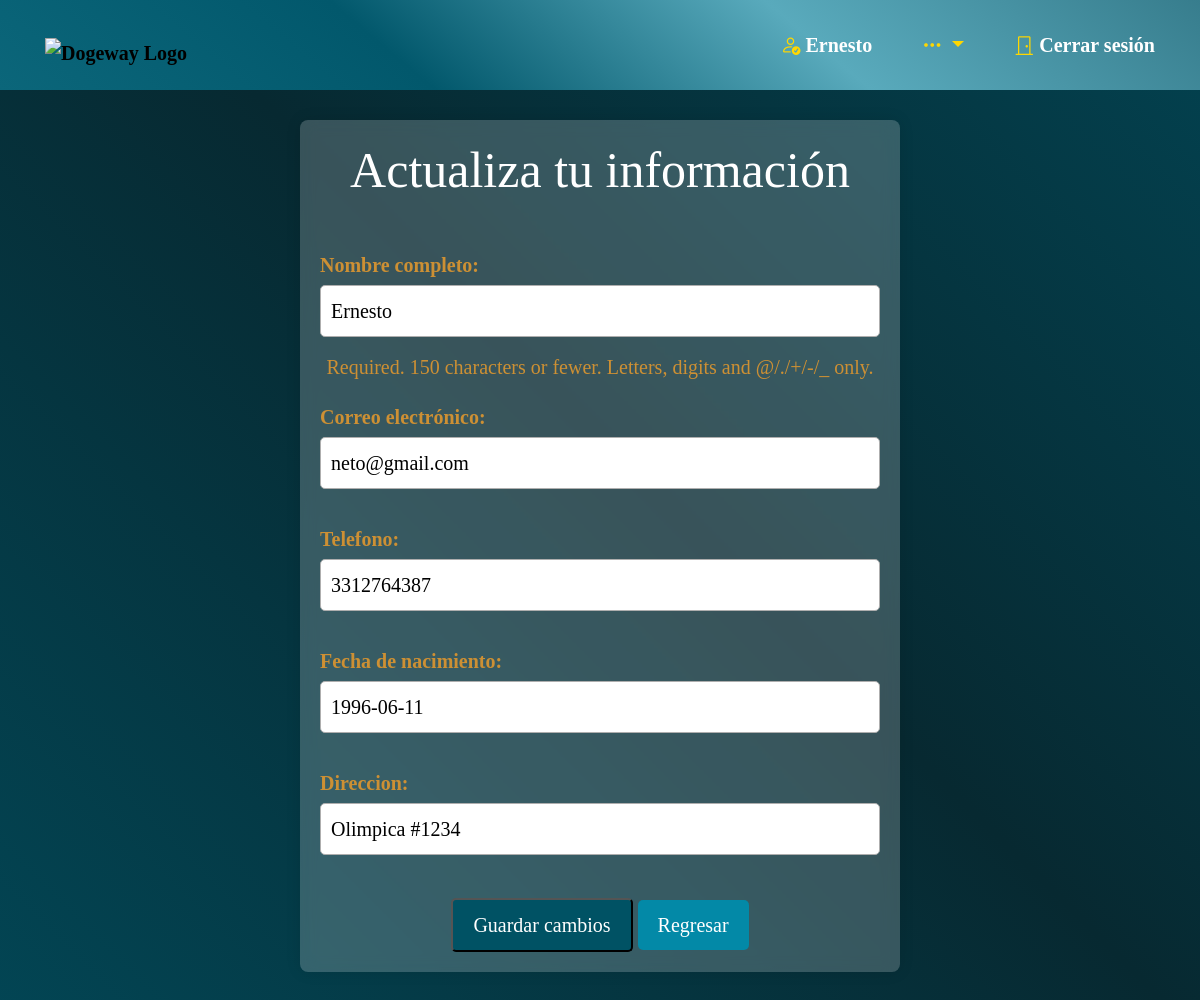
The page /actualizar_informacion/ (signed in) on the database its author committed.
### main_app/models.py (models this page shows, shortened)
class Usuario(AbstractUser):
    fotografia = models.ImageField(upload_to='usuarios/', null=True, blank=True)
    telefono = models.CharField(max_length=20)
    fecha_de_nacimiento = models.DateField()
    direccion = models.CharField(max_length=100)
    fotografia_identificacion = models.ImageField(upload_to='identificaciones/', null=True, blank=True)
    verificado = models.BooleanField(default=False)
    usuarios_bloqueados = models.ManyToManyField('self', symmetrical=False, related_name='usuarios_bloqueadores')
    groups = models.ManyToManyField('auth.Group', related_name='usuarios')
    user_permissions = models.ManyToManyField('auth.Permission', related_name='usuarios')

### main_app/views.py (the view)
# urls.py: path('actualizar_informacion/', views.ActualizarInformacionUsuario, name='actualizar_informacion_usuario'),
@login_required
def ActualizarInformacionUsuario(request):
    if request.method == 'POST':
        form = UserEditForm(request.POST, instance=request.user)
        if form.is_valid():
            form.save()
            messages.success(request, 'Información actualizada exitosamente.')
            return redirect('ver_informacion_usuario')
    else:
        form = UserEditForm(instance=request.user)
    return render(request, 'usuario_actualizar.html', {'form': form})

### main_app/forms.py
class UserEditForm(forms.ModelForm):
    class Meta:
        model = Usuario
        fields = ['username', 'email', 'telefono', 'fecha_de_nacimiento', 'direccion']
        widgets = {
            'username': forms.TextInput(attrs={'class': 'input-field', 'placeholder': 'Nombre completo:'}),
            'email': forms.EmailInput(attrs={'class': 'input-field', 'placeholder': 'Correo electrónico:'}),
            'telefono': forms.TextInput(attrs={'class': 'input-field', 'placeholder': 'Ejemplo: (123) 456-7890'}),
            'direccion': forms.TextInput(attrs={'class': 'input-field', 'placeholder': 'Direccion:'}),
            'fecha_de_nacimiento': forms.DateInput(attrs={'class': 'input-field', 'placeholder': 'YYYY-MM-DD'}),
        }
        labels = {
            'username': 'Nombre completo',
            'email': 'Correo electrónico',
            'telefono': 'Telefono',
            'direccion': 'Direccion',
            'fecha_de_nacimiento': 'Fecha de nacimiento',
        }

### main_app/templates/usuario_actualizar.html (shortened to what this page needs)
{% extends "layouts/base.html" %}
{% load static %}
{% block content %}
<!DOCTYPE html>
<html lang="en">
  <head>
    <link rel="stylesheet" href="{% static 'css/usuario_actualizar.css' %}">
  </head>
    <body>
      <div class="container">
        <form method="post" enctype="multipart/form-data">
          <h1>Actualiza tu información</h1><br>
          {{ form.as_p }}
          <button type="submit">Guardar cambios</button>
          <a href="{% url 'ver_informacion_usuario' %}">Regresar</a>
        </form>
      </div>
    </body>
  </html>
{% endblock %}

### main_app/templates/layouts/base.html (shortened to what this page needs)
<!DOCTYPE html>
<html lang="en">
<head>
    {% load static %}
    <link href="https://cdn.jsdelivr.net/npm/bootstrap@5.3.2/dist/css/bootstrap.min.css" rel="stylesheet">
    <link rel="stylesheet" href="https://cdn.jsdelivr.net/npm/bootstrap-icons@1.11.2/font/bootstrap-icons.min.css">
    <link rel="stylesheet" href="{% static 'css/base.css' %}">
</head>
<body>
    <header>
        <nav class="navbar navbar-expand-lg">
            <div class="container-fluid">
                <a class="navbar-brand" id="imagen" href="{% url 'home' %}">
                    <img src="{% static 'imagenes/LOGO.png' %}" alt="Dogeway Logo" class="navbar-logo">
                </a>
                <div class="collapse navbar-collapse" id="navbarSupportedContent">
                    <ul class="navbar-nav mb-2 mb-lg-0 ms-auto">
                        {% if user.is_authenticated%}
                            <li class="nav-item" id="NombreUsuario">
                                <a class="nav-link">
                                    {% if user.verificado %}
                                    <i class="bi bi-person-check" style="color: gold;"></i>
                                    {% endif %}
                                    {{ user.username }}
                                </a>
                            </li>
                            <li class="nav-item">
                                <div class="dropdown">
                                    <a class="nav-link dropdown-toggle" href="#" role="button" id="dropdownMenuLink" data-bs-toggle="dropdown" aria-expanded="false" style="color: gold;">
                                        <i class="bi bi-three-dots" style="color: gold;"></i>
                                    </a>
                                </div>
                            </li>
                            <li class="nav-item">
                                <a class="nav-link" href="{% url 'logout' %}?next={% url 'home' %}">
                                    <i class="bi bi-door-closed" style="color: gold;"></i> Cerrar sesión
                                </a>
                            </li>
                        {% endif %}
                    </ul>
                </div>
            </div>
        </nav>
    </header>
    <div class="content">
        {% block content %}{% endblock %}
    </div>
</body>
</html>

### main_app/static/css/base.css (style rules this page uses)
* { margin: 0; padding: 0; box-sizing: border-box; text-decoration: none; font-family: 'Times New Roman', Times, serif; font-size: 20px; }
body { margin-top: 55px; }
header { background: linear-gradient(40deg,#0B667A,#02586c,#59aabc,#377d8d); position: fixed; top: 0; left: 0; width: 100%; padding: 5px 10px; z-index: 100; }
header nav { display: flex; align-items: center; justify-content: space-between; font-weight: bold; padding-top: 5px; padding-bottom: 5px; padding-left: 3%; padding-right: 1%; }
header .navbar-logo { width: 100px; }
#imagen { background-color: transparent; }
.nav-link { margin: 0 10px; }
header nav ul { display: flex; list-style: none; margin: 0; padding: 0; }
header nav ul li { margin-left: 10px; }
header nav ul li a { color: white; font-size: 16px; text-decoration: none; padding: 10px; }
header { padding: 5px 10px; }
header nav ul { display: flex; list-style: none; margin: 0; padding: 0; justify-content: flex-end; }
.nav-link { color: white; }

### main_app/static/css/usuario_actualizar.css (style rules this page uses)
* { font-family: 'Times New Roman', Times, serif; }
body { background: linear-gradient(45deg,#02586c,#005264,#072931,#005264,#02586c); background-size: 300% 300%; animation: color 15s ease-in-out infinite; margin: 0; display: flex; justify-content: center; align-items: center; min-height: 100vh; }
.container { color: #cd9034; font-size: 20px; width: 600px; max-width: 100%; margin: 15vh auto; padding: 20px; background-color: rgba(255, 255, 255, 0.2); box-shadow: 0 0 15px rgba(0, 0, 0, 0.1); backdrop-filter: blur(8px); border-radius: 8px; text-align: center; box-sizing: border-box; }
#id_username, #id_email, #id_telefono, #id_direccion, #id_fecha_de_nacimiento { font-size: 20px; width: 100%; padding: 10px; margin-bottom: 15px; border: 1px solid #aeaeae; border-radius: 5px; box-sizing: border-box; }
label { display: block; font-weight: bold; margin-bottom: 5px; text-align: left; }
h1 { font-family: 'Times New Roman', Times, serif; color: white; text-align: center; margin-bottom: 20px; }
button { display: inline-block; padding: 10px 20px; text-decoration: none; color: #fff; background-color: #005264; border-radius: 5px; transition: background-color 0.5s; }
a { display: inline-block; margin-top: 10px; padding: 10px 20px; text-decoration: none; font-family: 'Times New Roman', Times, serif; color: white; background-color: #0389a7; border-radius: 5px; transition: background-color 0.5s; }

### rows shown on the page
Usuario: username "Ernesto", email "neto@gmail.com", telefono "3312764387", fecha_de_nacimiento "1996-06-11", direccion "Olimpica #1234"
